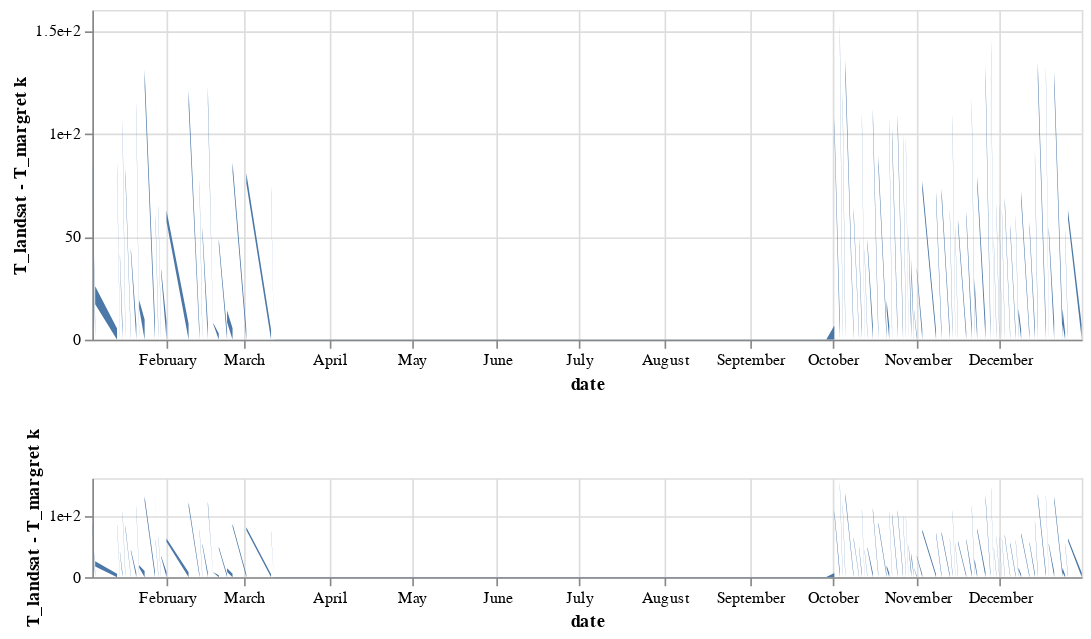

Source (notebook cell):
### Code cell
### make an interval version of this chart comparing T diff vs time
#do this for 2015 only
temps2015=margretTemperatures.loc[margretTemperatures['year']==2015]
#blankdates
blankDates=[pd.Timestamp('2015-03-11 18:55:23.415000').to_datetime64(),pd.Timestamp('2015-09-28 18:55:23.415000').to_datetime64()]
temps2015=addEmptyRecords(temps2015,blankDates)

brush = alt.selection(type='interval', encodings=['x'])

base = alt.Chart(temps2015).mark_area().encode(
    x =alt.X('datetime:T',axis=alt.Axis(format='', title='date')),
    y =alt.Y('T_difference:Q',axis=alt.Axis(format='', title='T_landsat - T_margret k'))
).properties(
    width=600,
    height=200
)

upper = base.encode(
    alt.X('datetime:T', scale=alt.Scale(domain=brush),axis=alt.Axis(title='date'))
)

lower = base.properties(
    height=60
).add_selection(brush)

chart = upper & lower
if(saveCharts):chart.save(savePlot+"2015TDifferenceVsTime.html")
chart

### Figure 1 — Vega-Lite specification as saved in the notebook (floating-point values rounded to 4 significant figures; data arrays with more than 128 entries replaced by an {"elided": "..."} marker saying what was removed)
{"config": {"view": {"continuousWidth": 400, "continuousHeight": 300}}, "vconcat": [{"mark": "area", "encoding": {"x": {"type": "temporal", "axis": {"title": "date"}, "field": "datetime", "scale": {"domain": {"selection": "selector009"}}}, "y": {"type": "quantitative", "axis": {"format": "", "title": "T_landsat - T_margret k"}, "field": "T_difference"}}, "height": 200, "width": 600}, {"mark": "area", "encoding": {"x": {"type": "temporal", "axis": {"format": "", "title": "date"}, "field": "datetime"}, "y": {"type": "quantitative", "axis": {"format": "", "title": "T_landsat - T_margret k"}, "field": "T_difference"}}, "height": 60, "selection": {"selector009": {"type": "interval", "encodings": ["x"]}}, "width": 600}], "data": {"name": "data-48d564bbede21fe79b11bc68b6e35604"}, "$schema": "https://vega.github.io/schema/vega-lite/v4.8.1.json", "datasets": {"data-48d564bbede21fe79b11bc68b6e35604": {"elided": "1436 records"}}}
